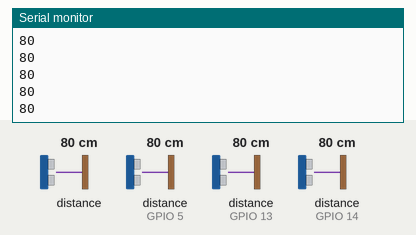
This sketch was run on a simulated ESP8266 (NodeMCU). On the bench: the last lines printed to the serial monitor. The inputs (shaded band) are chosen by the test bench; at power-on: distance to the obstacle 80 cm, distance to the obstacle (sensors on GPIO 5, GPIO 13, GPIO 14) 80 cm. The echo pulse lasts 58.3 µs per cm; WiFi joins after 1.5 s; servers stay silent unless stated.

Above: at 3.0 s.
3.1 s: distance to the obstacle (sensor 0) set to 2 cm
At 3.6 s:
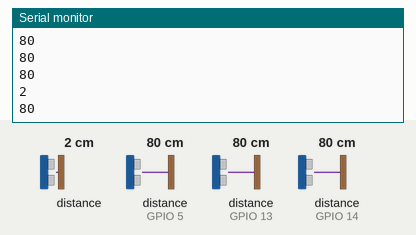
4.6 s: distance to the obstacle (sensor on GPIO 5) set to 4 cm
At 5.6 s:
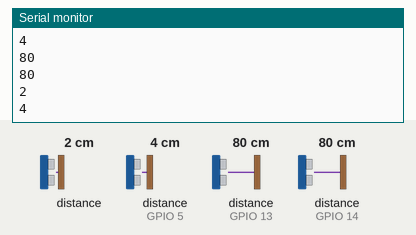
6.1 s: distance to the obstacle (sensor on GPIO 13) set to 9 cm
At 6.8 s:
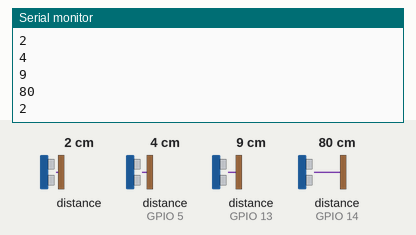
7.6 s: distance to the obstacle (sensor on GPIO 14) set to 18 cm
At 8.4 s:
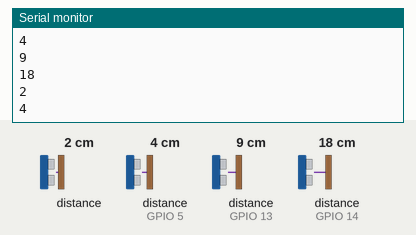
9.1 s: distance to the obstacle (sensor 0) set to 35 cm
At 9.7 s:
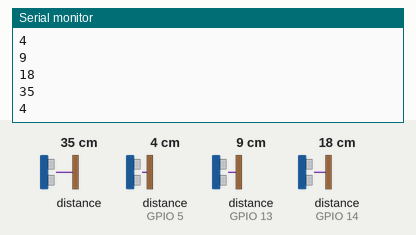
10.6 s: distance to the obstacle (sensor on GPIO 5) set to 35 cm
Timing chart, 0 to 11.3 s (numbered marks = the images above; inputs shaded):
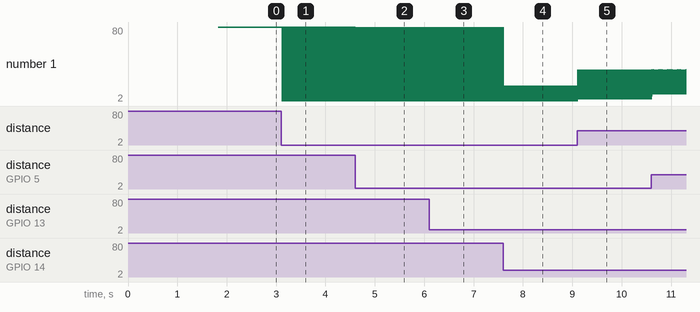

The sketch:

code.ino
```cpp
/*
Project by:Kevin Joe Ronin(URK17S221)
Hardware: Ultrasonic_Sensor and NodeMCU
Data is displayed at Blynk app
*/

#include <Ultrasonic.h>
#define BLYNK_PRINT Serial
#include <SPI.h>
#include <ESP8266WiFi.h>
#include <BlynkSimpleEsp8266.h>

char auth[] = "32f75fbea09b4ae3bec12b777b9c1185";

char ssid[] = "akib";
char pass[] = "0987654321";

BlynkTimer timer;
int distance = 0;
int distance1 = 0;
int distance2 = 0;
int distance3 = 0;
int distance4 = 0;

int a, b, c, d;

int thresh = 15;

Ultrasonic ultrasonic1(15, 13); //15>>D8(trig) 13>>D7(echo)
Ultrasonic ultrasonic2(12, 14); //12>>D6(trig) 14>>D5(echo)
Ultrasonic ultrasonic3(2, 0);   //2>>D4(trig) 0>>D3(echo)
Ultrasonic ultrasonic4(4, 5);   //4>>D2(trig) 5>>D1(echo)

WidgetLED LED0(V0);
WidgetLED LED1(V1);
WidgetLED LED2(V2);
WidgetLED LED3(V3);

void setup(){
  Serial.begin(9600);
  Blynk.begin(auth, ssid, pass);

}

void loop(){

  distance1 = ultrasonic1.distanceRead();
  distance2 = ultrasonic2.distanceRead();
  distance3 = ultrasonic3.distanceRead();
  distance4 = ultrasonic4.distanceRead();

  Serial.println(distance1);
  Serial.println(distance2);
  Serial.println(distance3);
  Serial.println(distance4);
  Blynk.run();

//for first LED
  long first_LED_CON = distance1<thresh && distance1>0;
  if(first_LED_CON){
    Blynk.virtualWrite(V0,distance1);
    LED0.on();
  }
  else{
    LED0.off();
    a = 1000;
  }


//for second LED
  long second_LED_CON = distance2<thresh && distance2>0;
  if(second_LED_CON){
    Blynk.virtualWrite(V1,distance2);
    LED1.on();
  }
  else{
    LED1.off();
    b = 2000;
  }


//for third LED
  long third_LED_CON = distance3<thresh && distance3>0;
  if(third_LED_CON){
    Blynk.virtualWrite(V2,distance3);
    LED2.on();
  }
  else{
    LED2.off();
    c = 3000;
  }


//for fourth LED
  long fourth_LED_CON = distance4<thresh && distance4>0;
  if(fourth_LED_CON){
    Blynk.virtualWrite(V3,distance4);
    LED3.on();
  }
  else{
    LED3.off();
    d = 4000;
  }

  if((a+b+c+d) == 10000){
    Blynk.notify("Alert !!!!!!!");
  }

}
```

Measured:
- after the input at 3.1 s, the serial monitor: prints a new line at once (image 1)
- after the input at 4.6 s, the serial monitor: prints a new line at once (image 2)
- after the input at 6.1 s, the serial monitor: prints a new line at once (image 3)
- after the input at 7.6 s, the serial monitor: prints a new line at once (image 4)
- after the input at 9.1 s, the serial monitor: prints a new line at once (image 5)
- plotted number 1: 80 → 4 after the input at 4.6 s, 2 → 35 after the input at 9.1 s
